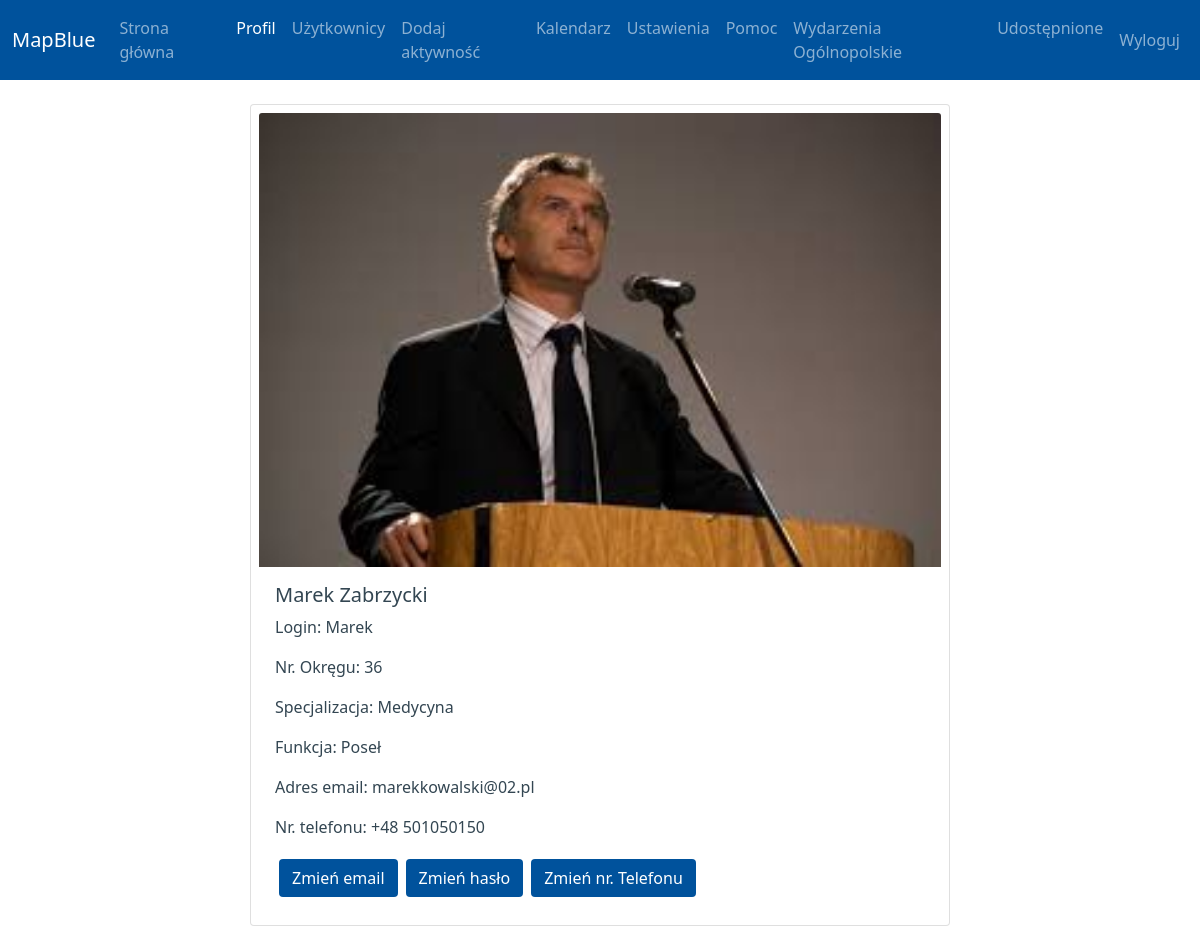
Screenshot of /profil.php (signed in) with the database file from the repository.
### tables this page shows
CREATE TABLE `users` (
  `ID` int(11) NOT NULL,
  `ADMIN` tinyint(1) NOT NULL,
  `LOGIN` varchar(100) NOT NULL,
  `PASSWORD` varchar(100) NOT NULL,
  `IMIE` varchar(100) NOT NULL,
  `NAZWISKO` varchar(100) NOT NULL,
  `EMAIL` varchar(100) NOT NULL,
  `NR_OKREGU` int(3) NOT NULL,
  `FUNKCJA` varchar(100) NOT NULL,
  `SPECJALIZACJA` varchar(65) NOT NULL,
  `TELEFON` varchar(13) NOT NULL,
  `IS_ACTIVE` tinyint(1) NOT NULL,
  `Profilowe` varchar(100) NOT NULL
);

### profil.php (the view, shortened to what this page needs)
<?php
include('dbconfig.php');
?>
<!DOCTYPE HTML>
<html>
<head>
<link href="https://cdn.jsdelivr.net/npm/bootstrap@5.0.2/dist/css/bootstrap.min.css" rel="stylesheet"><body>
<link rel="stylesheet" href="colors.css">
</head>
<body>
<?php
$sql = "SELECT * From users Where ID='".$_SESSION["USER"]."'";
$result = $conn->query($sql);
$user = null;
while($row = $result->fetch_assoc()){
			$user = $row;
		}
?>
<nav class="navbar navbar-expand-lg navbar-dark blue">
  <div class="container-fluid">
    <a class="navbar-brand" href="main.php">MapBlue</a>
    <div class="collapse navbar-collapse" id="navbarSupportedContent">
    <ul class="navbar-nav me-auto">
      <li class="nav-item">
        <a class="nav-link" href="main.php">Strona główna</a>
      </li>
	  <li class="nav-item">
        <a class="nav-link active" href="profil.php">Profil</a>
      </li>
    <li class="nav-item">
        <a class="nav-link" href="users.php">Użytkownicy</a>
    </li>
	  <li class="nav-item" >
        <a class="nav-link" href="map.php">Dodaj aktywność</a>
      </li>
	  <li class="nav-item">
        <a class="nav-link" href="kalendarz_user.php">Kalendarz</a>
      </li>
	  <li class="nav-item">
        <a class="nav-link" href="ustawienia.php">Ustawienia</a>
      </li>
	  <li class="nav-item">
        <a class="nav-link" href="pomoc.php">Pomoc</a>
      </li>
	  <li class="nav-item">
        <a class="nav-link" href="wydarzenia_krajowe.php">Wydarzenia Ogólnopolskie</a>
      </li>
	  <li class="nav-item">
        <a class="nav-link" href="user_udostepnione.php">Udostępnione</a>
      </li>
    </ul>
    <ul class="navbar-nav">
	  <li class="nav-item">
        <a class="nav-link" href="logout.php">Wyloguj</a>
      </li>
    </ul>
    </div>
  </div>
</nav>
<br>
<div class="container-fluid p-2 card" style="max-width:700px;">
<?php
echo '<img class="card-img-top" src="'.$user["Profilowe"].'">';
echo '<div class="card-body"><h5 class="card-title">'.$user["IMIE"]." ".$user["NAZWISKO"].'</h5>';
echo '<p class="card-text">Login: '.$user["LOGIN"].'</p>';
echo '<p class="card-text">Nr. Okręgu: '.$user["NR_OKREGU"].'</p>';
echo '<p class="card-text">Specjalizacja: '.$user["SPECJALIZACJA"].'</p>';
echo '<p class="card-text">Funkcja: '.$user["FUNKCJA"].'</p>';
echo '<p class="card-text">Adres email: '.$user["EMAIL"].' </p>';
echo '<p class="card-text">Nr. telefonu: '.$user["TELEFON"].' </p>';
echo '<a class="btn blue m-1"  href="change_email.php">Zmień email</a>';
echo '<a class="btn blue m-1" href="change_pass.php">Zmień hasło</a>';
echo '<a class="btn blue m-1" href="change_tel.php">Zmień nr. Telefonu</a> ';
echo '</div>';
?>
</div>
</body>
</html>

### colors.css (style rules this page uses)
.blue { background-color: #00529c; color:white; }
body { color:#334652; }

### rows the page displays
users: Profilowe (picture), IMIE "Marek", NAZWISKO "Zabrzycki", LOGIN "Marek", NR_OKREGU "36", SPECJALIZACJA "Medycyna", FUNKCJA "Poseł", EMAIL "marekkowalski@02.pl", TELEFON "+48 501050150"
